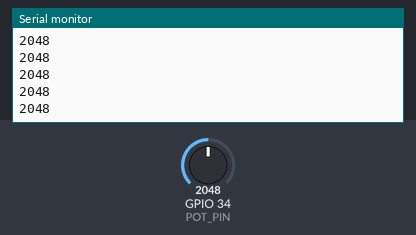
A sketch run on a simulated ESP32. Parts: the last lines printed to the serial monitor. The test bench sets the inputs (shaded band); at power-on: GPIO 34 (POT_PIN) = 2048.

Above: at 1.2 s.
1.3 s: GPIO 34 (POT_PIN) set to 2866
At 1.56 s:
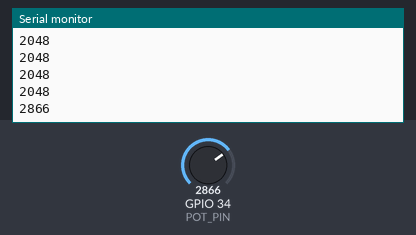
2.8 s: GPIO 34 (POT_PIN) set to 3603
At 2.96 s:
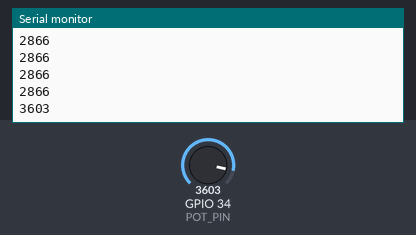
Timing chart, 0 to 5.8 s (numbered marks = the images above; inputs shaded):
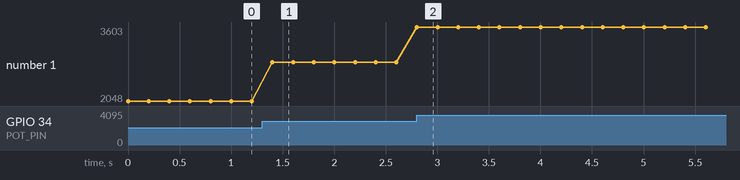

Measured:
- after the input at 1.3 s, the serial monitor: prints a new line after 0.10 s (image 1)
- after the input at 2.8 s, the serial monitor: prints a new line at once (image 2)
- plotted number 1: 2048 → 2866 after the input at 1.3 s, 2866 → 3603 after the input at 2.8 s

The sketch:

hello_05_potentiometer.ino
```cpp
// Program 5: Read an analog value from a potentiometer
// Breadboard wiring:
//   Potentiometer outer pin 1 -> 3.3V
//   Potentiometer outer pin 2 -> GND
//   Potentiometer wiper (middle pin) -> GPIO34
//
// GPIO34 is an ADC1 input-only pin — a natural fit for a sensor input, and
// ADC1 (GPIO32-39) stays accurate even while WiFi is active, unlike ADC2.

#define POT_PIN 34

void setup() {
  Serial.begin(115200);
}

void loop() {
  int raw = analogRead(POT_PIN);  // 0-4095 (12-bit ADC)
  Serial.println(raw);
  delay(200);
}
```
